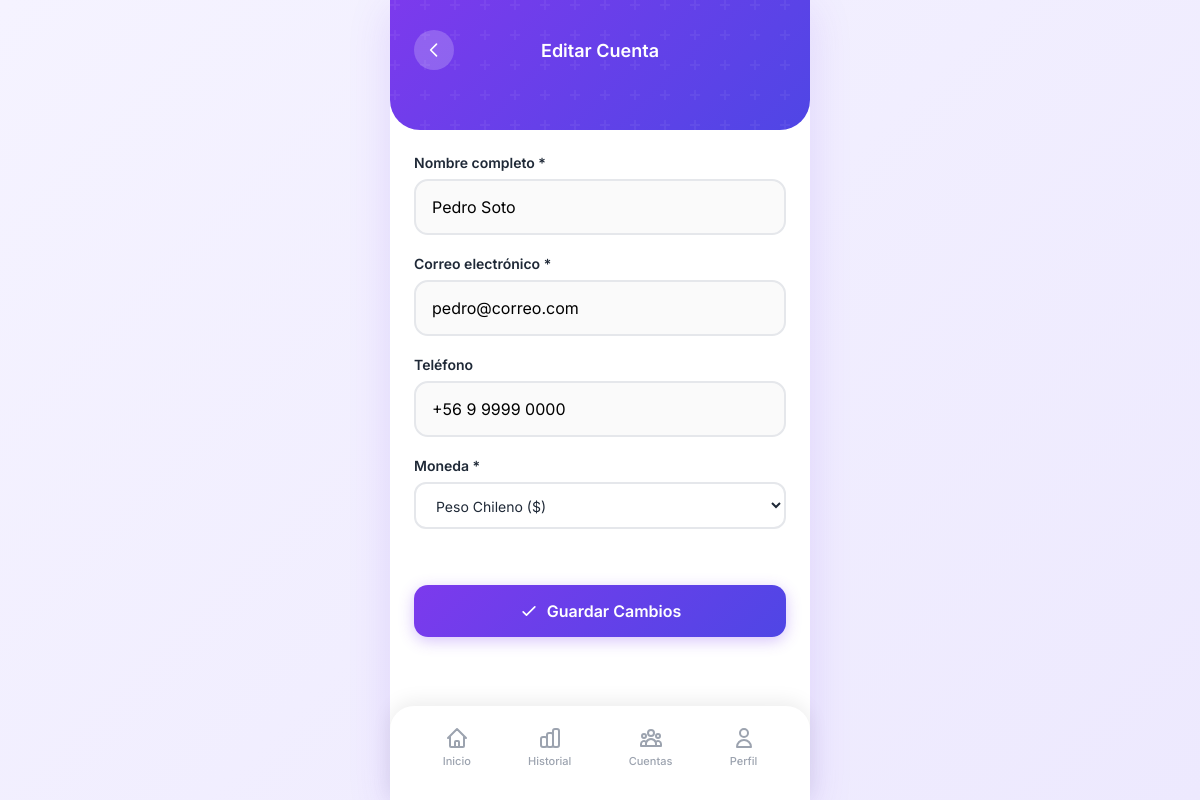
The page /cuentas/6/editar/ on the database its author committed.
### wallet/models.py (models this page shows, shortened)
class Cuenta(models.Model):
    nombre = models.CharField(max_length=100)
    email = models.EmailField(unique=True)
    telefono = models.CharField(max_length=20, blank=True)
    saldo = models.DecimalField(max_digits=12, decimal_places=0, default=0)
    moneda = models.ForeignKey(Moneda, on_delete=models.PROTECT, related_name='cuentas')
    fecha_creacion = models.DateTimeField(auto_now_add=True)
    activa = models.BooleanField(default=True)
    class Meta:
        verbose_name = 'Cuenta'
        verbose_name_plural = 'Cuentas'
        ordering = ['-fecha_creacion']

class Moneda(models.Model):
    nombre = models.CharField(max_length=50)
    codigo = models.CharField(max_length=5, unique=True)
    simbolo = models.CharField(max_length=5)
    class Meta:
        verbose_name = 'Moneda'
        verbose_name_plural = 'Monedas'

### wallet/views.py (the view, shortened to what this page needs)
# urls.py: path('cuentas/<int:pk>/editar/', views.cuenta_editar, name='cuenta_editar'),
def cuenta_editar(request, pk):
    cuenta = get_object_or_404(Cuenta, pk=pk)
    monedas = Moneda.objects.all()
    contexto = {
        'titulo': 'Editar Cuenta',
        'cuenta': cuenta,
        'monedas': monedas,
    }
    return render(request, 'wallet/cuenta_form.html', contexto)

### wallet/templates/wallet/cuenta_form.html (shortened to what this page needs)
{% extends "wallet/base.html" %}
{% block content %}
<div class="wallet-header" style="padding-bottom: 40px;">
  <div class="header-top">
    <a href="{% url 'wallet:cuentas_lista' %}" class="header-icon" title="Volver">
      <svg xmlns="http://www.w3.org/2000/svg" width="20" height="20" fill="none" viewBox="0 0 24 24" stroke="currentColor">
        <path stroke-linecap="round" stroke-linejoin="round" stroke-width="2" d="M15 19l-7-7 7-7" />
      </svg>
    </a>
    <h2 style="font-size: 18px; font-weight: 600; color: white; margin: 0;">{{ titulo }}</h2>
  </div>
</div>
<div class="modern-form" style="padding-bottom: 120px;">
  <form method="POST">
    <div class="form-group">
      <label class="form-label">Nombre completo *</label>
      <input type="text" name="nombre" class="form-control" placeholder="Ej: María García"
             value="{% if cuenta %}{{ cuenta.nombre }}{% endif %}" required>
    </div>
    <div class="form-group">
      <label class="form-label">Correo electrónico *</label>
      <input type="email" name="email" class="form-control" placeholder="Ej: maria@correo.com"
             value="{% if cuenta %}{{ cuenta.email }}{% endif %}" required>
    </div>
    <div class="form-group">
      <label class="form-label">Teléfono</label>
      <input type="text" name="telefono" class="form-control" placeholder="Ej: +56 9 1234 5678"
             value="{% if cuenta %}{{ cuenta.telefono }}{% endif %}">
    </div>
    <div class="form-group">
      <label class="form-label">Moneda *</label>
      <select name="moneda" class="filter-select" required>
        {% for moneda in monedas %}
        <option value="{{ moneda.pk }}" {% if cuenta and cuenta.moneda.pk == moneda.pk %}selected{% endif %}>
          {{ moneda.nombre }} ({{ moneda.simbolo }})
        </option>
        {% endfor %}
      </select>
    </div>
    <button type="submit" class="btn btn-primary w-100" style="margin-top: 16px;">
      <svg xmlns="http://www.w3.org/2000/svg" width="20" height="20" fill="none" viewBox="0 0 24 24" stroke="currentColor">
        <path stroke-linecap="round" stroke-linejoin="round" stroke-width="2" d="M5 13l4 4L19 7" />
      </svg>
      {% if cuenta %}Guardar Cambios{% else %}Crear Cuenta{% endif %}
    </button>
  </form>
</div>
{% endblock %}

### wallet/static/wallet/css/styles.css (style rules this page uses)
:root { --primary-purple: #7C3AED; --primary-dark: #5B21B6; --primary-light: #A78BFA; --gradient-start: #7C3AED; --gradient-end: #4F46E5; --success-green: #10B981; --warning-orange: #F59E0B; --danger-red: #EF4444; --bg-light: #F5F3FF; --bg-dark: #1F2937; --text-dark: #1F2937; --text-gray: #6B7280; --text-light: #9CA3AF; --card-shadow: 0 10px 40px rgba(124, 58, 237, 0.15); --card-shadow-hover: 0 20px 60px rgba(124, 58, 237, 0.25); }
* { margin: 0; padding: 0; box-sizing: border-box; }
body { font-family: 'Inter', 'Segoe UI', -apple-system, BlinkMacSystemFont, sans-serif; background: linear-gradient(135deg, var(--bg-light) 0%, #EDE9FE 100%); min-height: 100vh; padding: 0; }
.wallet-header { background: linear-gradient(135deg, var(--gradient-start) 0%, var(--gradient-end) 100%); padding: 30px 24px 80px; border-radius: 0 0 30px 30px; position: relative; color: white; }
.wallet-header::before { content: ''; position: absolute; top: 0; left: 0; right: 0; bottom: 0; border-radius: 0 0 30px 30px; }
.header-top { display: flex; justify-content: space-between; align-items: center; margin-bottom: 20px; position: relative; z-index: 1; }
.header-icon { width: 40px; height: 40px; background: rgba(255, 255, 255, 0.2); border-radius: 50%; display: flex; align-items: center; justify-content: center; cursor: pointer; transition: all 0.3s ease; border: none; color: white; text-decoration: none; }
.modern-form { padding: 24px; }
.form-group { margin-bottom: 20px; }
.form-label { display: block; font-size: 14px; font-weight: 600; color: var(--text-dark); margin-bottom: 8px; }
.form-control { width: 100%; padding: 16px; border: 2px solid #E5E7EB; border-radius: 14px; font-size: 16px; font-family: inherit; transition: all 0.3s ease; background: #FAFAFA; }
.form-control::placeholder { color: var(--text-light); }
.filter-select { padding: 12px 16px; border: 2px solid #E5E7EB; border-radius: 12px; font-size: 14px; font-family: inherit; color: var(--text-dark); background: white; cursor: pointer; width: 100%; margin-bottom: 20px; transition: all 0.3s ease; }
.btn { padding: 16px 24px; border-radius: 14px; font-size: 16px; font-weight: 600; font-family: inherit; border: none; cursor: pointer; transition: all 0.3s ease; display: inline-flex; align-items: center; justify-content: center; gap: 8px; }
.btn-primary { background: linear-gradient(135deg, var(--gradient-start) 0%, var(--gradient-end) 100%); color: white; box-shadow: 0 4px 15px rgba(124, 58, 237, 0.3); }
.w-100 { width: 100%; }
.wallet-header { animation: fadeIn 0.6s ease; }

### rows shown on the page
Cuenta: nombre "Pedro Soto", email "pedro@correo.com", telefono "+56 9 9999 0000", moneda "Peso Chileno ($)"

### other values the page prints
{{ titulo }} "Editar Cuenta"
